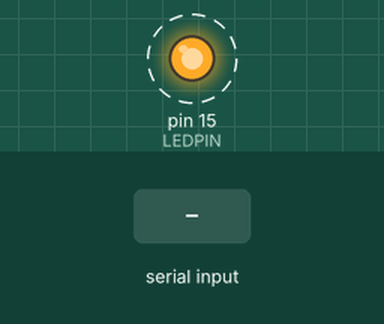
A sketch run on a simulated Arduino Mega 2560, built with avr-gcc and run on an emulated ATmega2560. Shown: output pins drawn as LEDs (lit = HIGH). Dashed ring = blinking. The test bench sets the inputs (shaded band). What the sketch prints to the serial monitor is not drawn.

Above: at 1.1 s.
2.1 s: "1" received over the second serial link
Timing chart, 0 to 11.1 s (numbered marks = the images above; inputs shaded):
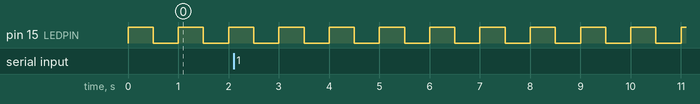

The sketch:

zipper_avr_test.ino
```cpp
// =======================================================================
// AUTHOR               : Colin Ahern
// CREATE DATE      	  : 5/01/2017
// COMPANY              : Zel Technologies
// PURPOSE              :
// SPECIAL NOTES        :  Need to add in logic for Iridium (receive
//                      message from TX1).
// =======================================================================
// Change History   	:
//        5/1/2017 - Initial commit of the hacked together ADAfruit GPS module
//                  Also removed Interrupt and just read data every cycle
//
// =======================================================================

#include <SoftwareSerial.h>
#define LEDPIN              15
#define main_avr            Serial1

void setup()
{
    pinMode(LEDPIN, OUTPUT);
    digitalWrite(LEDPIN, HIGH);
    Serial.begin(19200);
    main_avr.begin(19200);
    digitalWrite(LEDPIN, LOW);
}

void loop()
{
    digitalWrite(LEDPIN, HIGH);
    delay(500);
    digitalWrite(LEDPIN, LOW);
    delay(500);
    main_avr.println("hello from the zipper avr");
}

void serialEvent1()
{
    char main_avr_serial_data[50] = "";
    int count = 0;
    while(main_avr.available() && count < 50)
    {
        main_avr_serial_data[count] = (char)main_avr.read();
        ++count;
    }
    Serial.println(main_avr_serial_data);
}
```

Measured:
- by itself, pin 15 (LEDPIN): alternates HIGH for 0.50 s and LOW for 0.50 s
